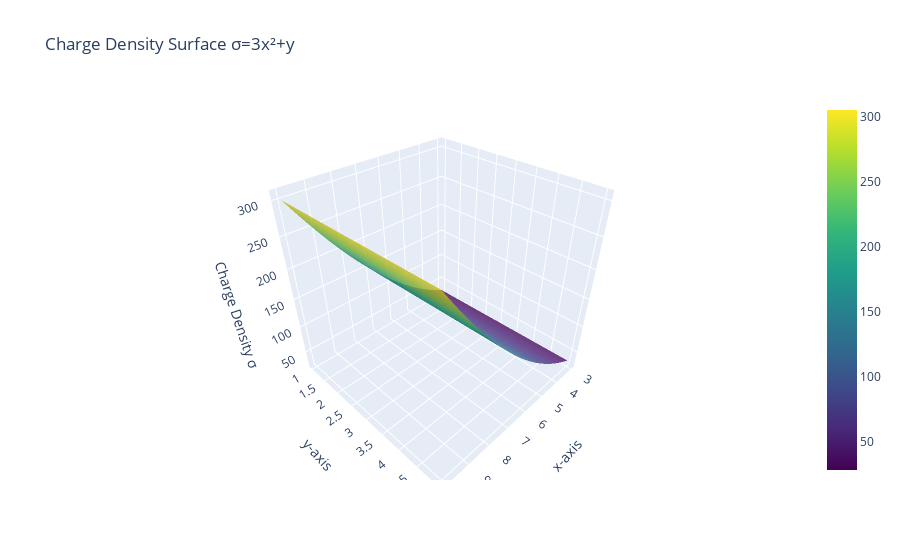

The cell this chart's notebook holds for it:
### Markdown cell above
# Exercise 2

### Code cell
import numpy as np
import plotly.graph_objects as go

# Defines the range for x and y
x = np.linspace(3, 10, 100)
y = np.linspace(1, 5, 100)
X, Y = np.meshgrid(x, y)

# Defines the charge density function: σ = 3x² + y
sigma = 3 * X**2 + Y

# Creates the interactive surface plot
fig = go.Figure(data=[go.Surface(x=X, y=Y, z=sigma, colorscale='Viridis', opacity=0.8)])


fig.update_layout(
    title='Charge Density Surface σ=3x²+y',
    scene=dict(
        xaxis_title='x-axis',
        yaxis_title='y-axis',
        zaxis_title='Charge Density σ'
    )
)


fig.show()

### Figure 1 — Plotly figure (JSON) as saved in the notebook; plotly's stock layout.template omitted (floating-point values rounded to 4 significant figures; data arrays with more than 128 entries replaced by an {"elided": "..."} marker saying what was removed)
{"data": [{"colorscale": [[0, "#440154"], [0.1111, "#482878"], [0.2222, "#3e4989"], [0.3333, "#31688e"], [0.4444, "#26828e"], [0.5556, "#1f9e89"], [0.6667, "#35b779"], [0.7778, "#6ece58"], [0.8889, "#b5de2b"], [1, "#fde725"]], "opacity": 0.8, "type": "surface", "x": {"elided": "100x100 float values"}, "y": {"elided": "100x100 float values"}, "z": {"elided": "100x100 float values"}}], "layout": {"scene": {"xaxis": {"title": {"text": "x-axis"}}, "yaxis": {"title": {"text": "y-axis"}}, "zaxis": {"title": {"text": "Charge Density σ"}}}, "title": {"text": "Charge Density Surface σ=3x²+y"}}}
